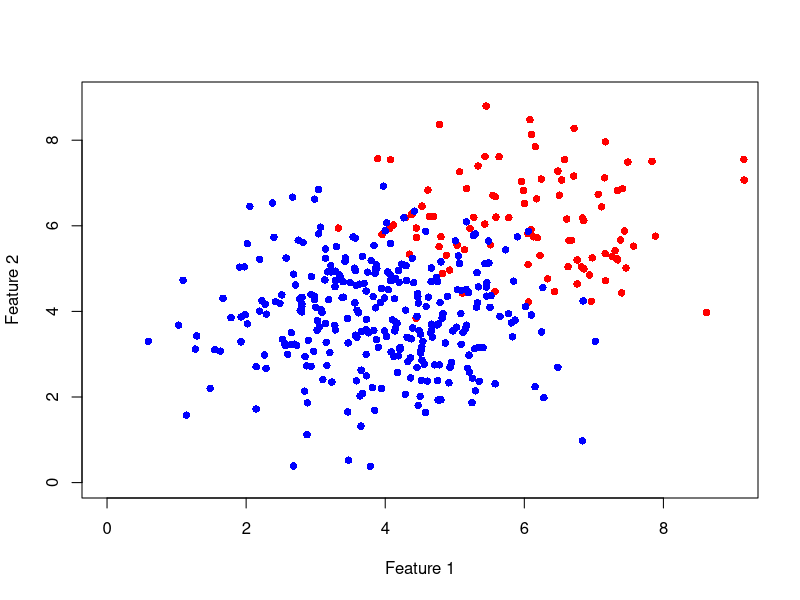
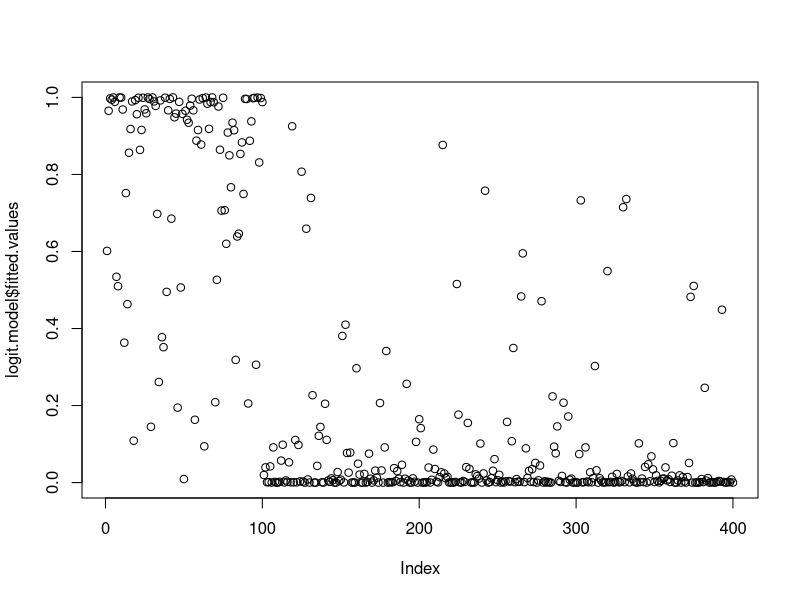
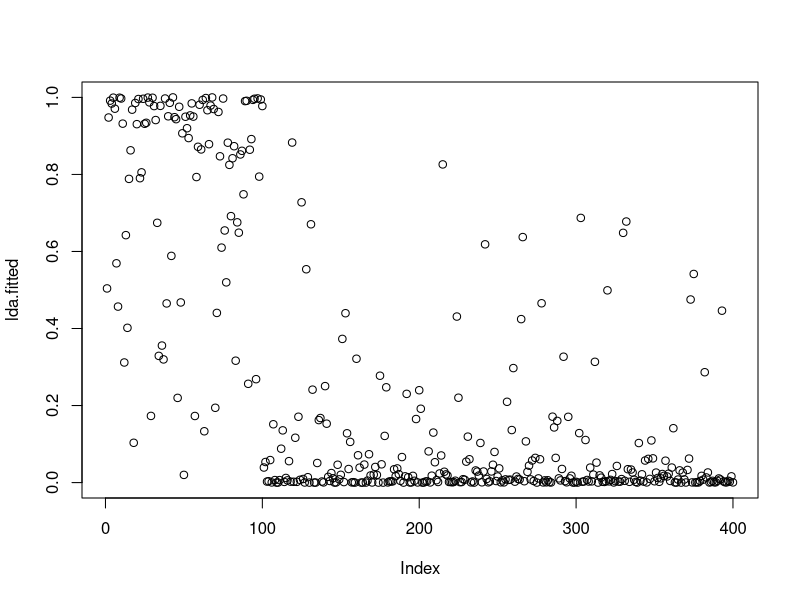
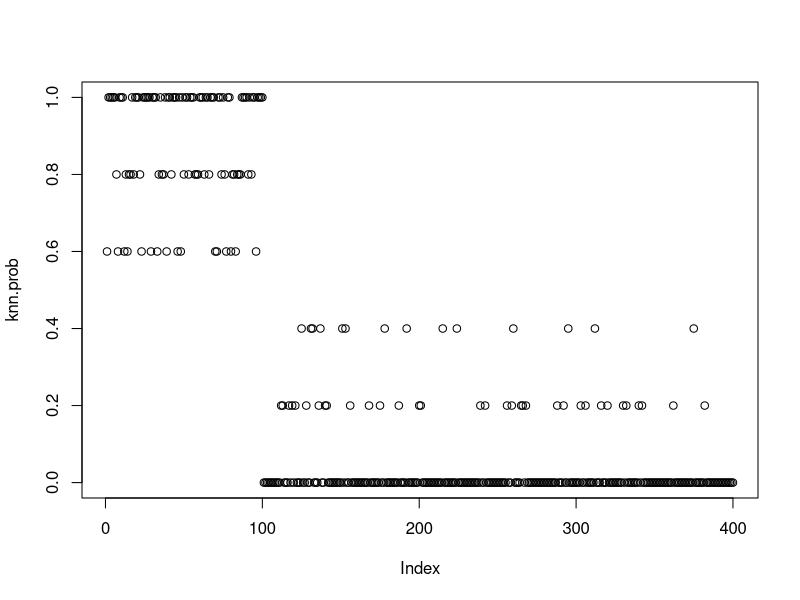
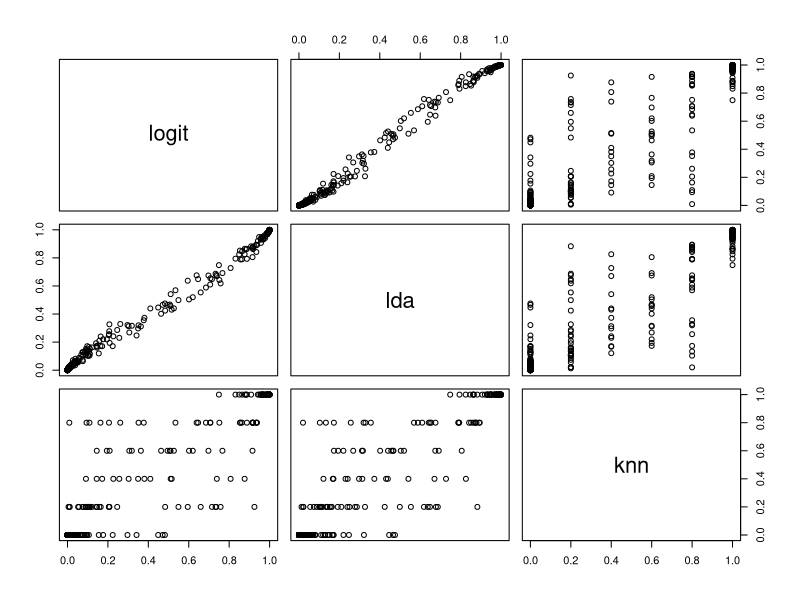

The R source for these figures, in order:
## ---- chunk 1
# create positive class sample with 2 descriptive features set.seed(3)
f1 <- rnorm(100, mean=6, sd = 1.2)
set.seed(4)
f2 <- rnorm(100, mean=6, sd = 1.2) 
P.data <- cbind(f1, f2)
# create positive class sample with 2 descriptive features set.seed(7)
f1 <- rnorm(300, mean=4, sd = 1.2)
set.seed(8)
f2 <- rnorm(300, mean=4, sd = 1.2) 
N.data <- cbind(f1, f2)
# combine all samples
data.mat <- data.frame(rbind(P.data, N.data), Class=rep(c(1, 0), time=c(nrow(P.data), nrow(N.data))))
plot(subset(data.mat, Class==1)[,-3], col="red", pch=16, ylim=c(0, 9), xlim=c(0, 9), xlab="Feature 1", ylab="Feature 2")
points(subset(data.mat, Class==0)[,-3], col="blue", pch=16)

dim(N.data)
sub<-sample(1:nrow(N.data),round(nrow(N.data)*0.8))
length(sub)
data_train<-N.data[sub,]
data_test<-N.data[-sub,]
dim(data_train)
dim(data_test)

#data_train
#print(data)
#data.mat
#data_train.mat
## ---- chunk 2
# train a logistic regression model
logit.model <- glm(Class~., family=binomial(link='logit'), data=data.mat)
# plot fitted values from logistic regression model
plot(logit.model$fitted.values)


## ---- chunk 3
library(MASS)
# train an LDA model
lda.model <- lda(Class~., data=data.mat)
lda.fitted <- predict(lda.model, data.mat)$posterior[,"1"]
# plot fitted values from LDA model
plot(lda.fitted)
# use fitted value to classify samples
lda.decision <- ifelse(lda.fitted > 0.5, 1, 0)
# calculate classification accuracy (in percentage %)
sum(lda.decision == data.mat$Class) / nrow(data.mat) * 100
## ---- chunk 4
library(class)
# a knn with k=1
knn.model1 <- knn(train=data.mat[,-3], test=data.mat[,-3], cl=data.mat[,3], k=1)
# a knn with k=5
knn.model2 <- knn(train=data.mat[,-3], test=data.mat[,-3], cl=data.mat[,3], k=5)
# a knn with k=50
knn.model3 <- knn(train=data.mat[,-3], test=data.mat[,-3], cl=data.mat[,3], k=50)

# calculate classification accuracy
sum(knn.model1 == data.mat$Class) / nrow(data.mat) * 100
sum(knn.model2 == data.mat$Class) / nrow(data.mat) * 100
sum(knn.model3 == data.mat$Class) / nrow(data.mat) * 100
# apply knn and enable calculation of prediction probability
knn.model <- knn(train=data.mat[,-3], test=data.mat[,-3], cl=data.mat[,3], k=5, prob=TRUE)
# extract prediction probability from the prediction model
knn.prob <- attr(knn.model, "prob")
isNegativeSample <- data.mat[,3] != 1
knn.prob[isNegativeSample] <-  1 - knn.prob[isNegativeSample]

plot(knn.prob)

## ---- chunk 5
# combine classification results into a data frame
classifications <- data.frame(logit=logit.model$fitted.values, lda=lda.fitted, knn=knn.prob)
# calculate correlation
cor(classifications)
# create pairwise scatter plot
pairs(classifications)
## ---- chunk 6
library(caret)
set.seed(1)
inTrain <- createDataPartition(data.mat$Class, p = .8)[[1]]
dataTrain <- data.mat[ inTrain, ]
dataTest  <- data.mat[-inTrain, ]
set.seed(1)
KNN1 <- train(Class~f1,
                     data = dataTrain,
                     method = "knn",
                     trControl = trainControl(method = "repeatedcv", 
                                              repeats = 5))

## Print diagnostic and summary information and statistics fo the model 
KNN1
print("Therefore, k=9 is the best choice.")
## ---- chunk 7
print("No. Since the chosen k would be perfectly predicting the test set, a new data set should be developed to evaluate the performance.")
